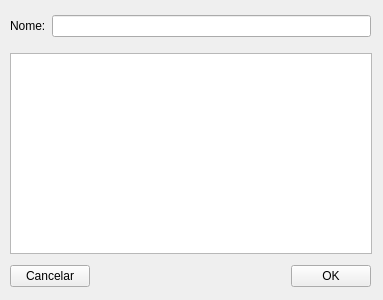
<?xml version="1.0" encoding="UTF-8"?>
<ui version="4.0">
 <class>Form</class>
 <widget class="QWidget" name="Form">
  <property name="geometry">
   <rect>
    <x>0</x>
    <y>0</y>
    <width>383</width>
    <height>300</height>
   </rect>
  </property>
  <property name="windowTitle">
   <string>Search</string>
  </property>
  <widget class="QTableView" name="TView">
   <property name="geometry">
    <rect>
     <x>10</x>
     <y>53</y>
     <width>362</width>
     <height>201</height>
    </rect>
   </property>
  </widget>
  <widget class="QWidget" name="layoutWidget">
   <property name="geometry">
    <rect>
     <x>10</x>
     <y>260</y>
     <width>361</width>
     <height>32</height>
    </rect>
   </property>
   <layout class="QGridLayout" name="gridLayout">
    <item row="0" column="0">
     <widget class="QPushButton" name="PBexit">
      <property name="text">
       <string>Cancelar</string>
      </property>
     </widget>
    </item>
    <item row="0" column="1">
     <spacer name="horizontalSpacer">
      <property name="orientation">
       <enum>Qt::Horizontal</enum>
      </property>
      <property name="sizeHint" stdset="0">
       <size>
        <width>40</width>
        <height>20</height>
       </size>
      </property>
     </spacer>
    </item>
    <item row="0" column="2">
     <widget class="QPushButton" name="PBOK">
      <property name="text">
       <string>OK</string>
      </property>
     </widget>
    </item>
   </layout>
  </widget>
  <widget class="QWidget" name="layoutWidget">
   <property name="geometry">
    <rect>
     <x>10</x>
     <y>10</y>
     <width>361</width>
     <height>33</height>
    </rect>
   </property>
   <layout class="QGridLayout" name="gridLayout_2">
    <item row="0" column="0">
     <widget class="QLabel" name="label">
      <property name="text">
       <string>Nome:</string>
      </property>
     </widget>
    </item>
    <item row="0" column="1">
     <widget class="QLineEdit" name="LENome"/>
    </item>
   </layout>
  </widget>
 </widget>
 <resources>
  <include location="icons.qrc"/>
 </resources>
 <connections/>
</ui>
